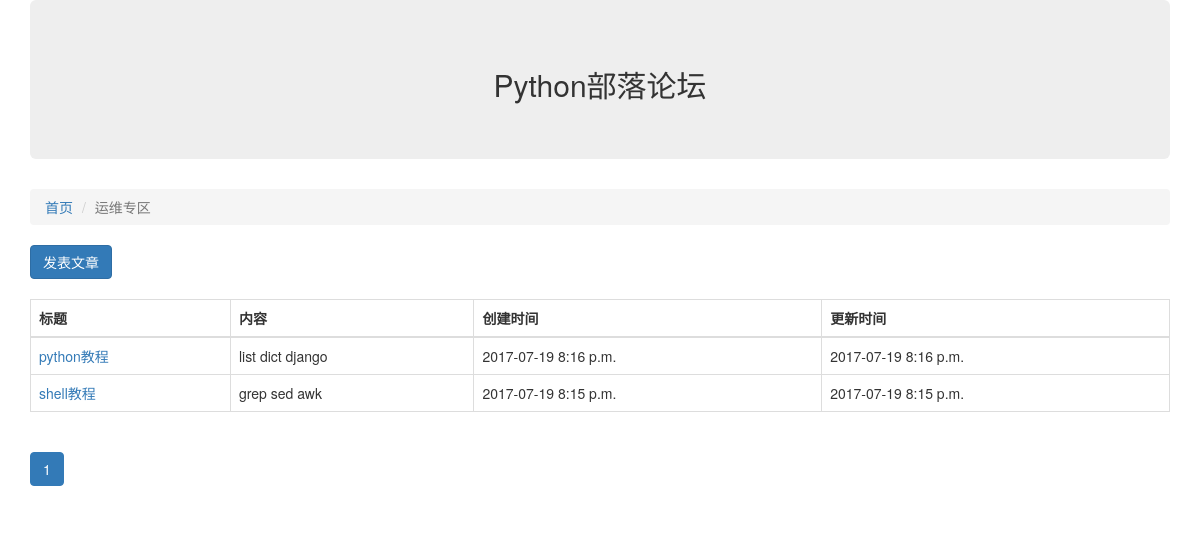
The app's page /article/list/1, older data.
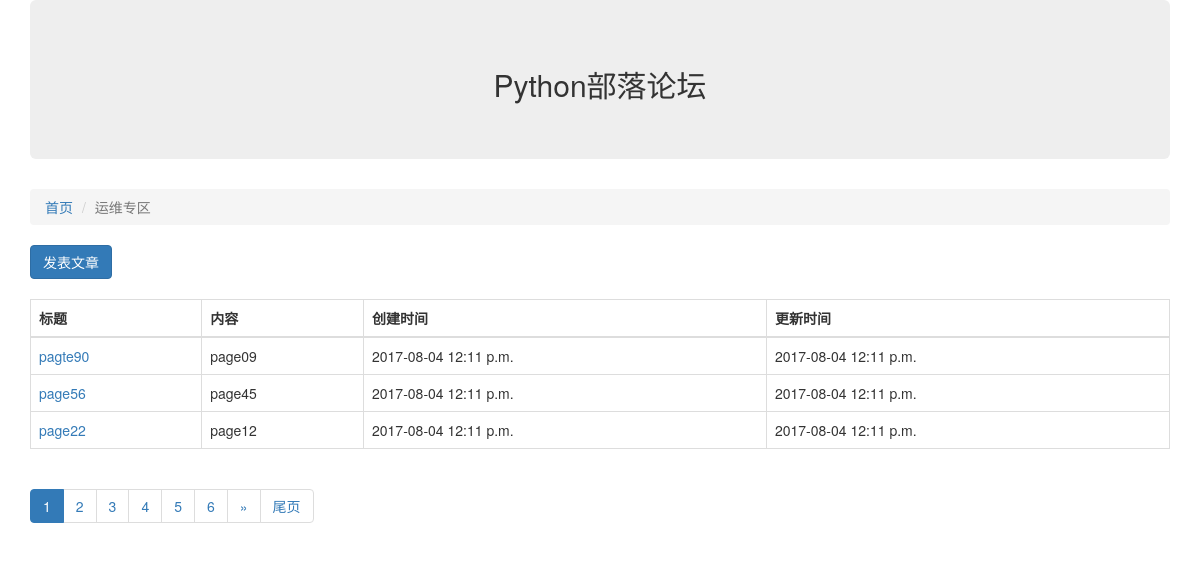
The same page, newer data.
### article/models.py (models this page shows, shortened)
class Article(models.Model):
    owner = models.ForeignKey(User,verbose_name="作者")
    block = models.ForeignKey(Block, verbose_name="板块ID")
    title = models.CharField("标题",max_length=100)
    content = models.CharField("内容",max_length=10000)
    status = models.IntegerField("状态",choices=((0,"正常"),(-1,"删除")))
    create_timestamp = models.DateTimeField("创建时间",auto_now_add=True)
    last_update_timestamp = models.DateTimeField("随后更新时间",auto_now=True)
    class Meta:
        verbose_name = "文章"
        verbose_name_plural = "文章很多"

### article/views.py (the view)
# urls.py: url(r'^list/(?P<block_id>\d+)',article_list),
def article_list(request,block_id):
    page_no = int(request.GET.get("page_no","1"))
    ARTICLE_CNT_1PAGE = 3
    block_id = int(block_id)
    block = Block.objects.get(id=block_id)
    all_articles = Article.objects.filter(block=block,status=0).order_by("-id")
    p = Paginator(all_articles,ARTICLE_CNT_1PAGE)
    page = p.page(page_no)
    page_cnt = p.num_pages
    page_links = [i for i in range(page_no-5,page_no+6) if i>0 and i<=page_cnt]
    pre_links = [i for i in range(page_no-5,page_no) if i>0 and i<=page_cnt]
    post_links = [i for i in range(page_no+1,page_no+6) if i>0 and i<=page_cnt]
    current_no = page_no
    previous_link = page_links[0]-1
    previous_page = current_no-1
    next_link = page_links[-1]+1
    next_page = current_no+1
    has_previous = (previous_link>0)
    has_next = (next_link <= page_cnt)
    article_objs = page.object_list
    if has_previous > 0 and has_next >0:
        return render(request,"article_list.html",{"articles":article_objs,"b":block,"has_previous":has_previous,"has_next":has_next,"previous_page":previous_page,"next_page":next_page,"page_cnt":page_cnt,"pre_links":pre_links,"post_links":post_links,"current_no":current_no})
    elif has_previous > 0:
        return render(request,"article_list.html",{"articles":article_objs,"b":block,"has_previous":has_previous,"previous_page":previous_page,"pre_links":pre_links,"post_links":post_links,"current_no":current_no})
    elif has_next >0:
        return render(request,"article_list.html",{"articles":article_objs,"b":block,"has_next":has_next,"next_page":next_link,"page_cnt":page_cnt,"pre_links":pre_links,"post_links":post_links,"current_no":current_no})
    else:
        return render(request,"article_list.html",{"articles":article_objs,"b":block,"pre_links":pre_links,"post_links":post_links,"current_no":current_no})

### article/templates/article_list.html (shortened to what this page needs)
<!doctype html>
<html>
 <head>
   <link rel="stylesheet" href="/static/css/bootstrap.min.css" />
 </head>
 <body>
 <div class="container">
   <div class="row">
     <div class="col-xs-12 col-md-12">
       <div class="jumbotron">
        <center><h2>Python部落论坛</h1></center>
       </div>
     </div>
   </div>
   <div class="row">
    <div class="col-xs-12 col-md-12">
     <ol class="breadcrumb">
	   <li><a href="/">首页</a></li>
	   <li class="active">{{ b.name }}</li>
	 </ol>
	 <a href="/article/create/{{ b.id }}" class="btn btn-primary">发表文章</a>
	 <br />
	 <br />
    </div>
   </div>
   <div class="row">
    <div class="col-xs-12 col-md-12">
     <table class="table table-bordered">
	   <thead>
	     <tr>
		   <th>标题</th>
		   <th>内容</th>
		   <th>创建时间</th>
		   <th>更新时间</th>
		 </tr>
	   </thead>
	   <tbody>
	     {% for article in articles %}
		 <tr>
                   <td><a href="/article/detail/{{ article.id }}">{{ article.title }}</a></td>
		   <td>{{ article.content }}</td>
		   <td>{{ article.create_timestamp|date:"Y-m-d P" }}</td>
		   <td>{{ article.last_update_timestamp|date:"Y-m-d P" }}</td>
		 </tr>
		 {% endfor %}
	   </tbody>
	  </table>
    </div>
   </div>
   <nav>
    <ul class="pagination">
       <li class="active">
         <a href="?page_no={{current_no}}">{{current_no}}</a>
       </li>
     {% for i in post_links %}
       <li>
         <a href="?page_no={{i}}">{{i}}</a>
       </li>
     {% endfor %}
     {% if has_next %}
       <li>
            <a href="?page_no={{next_page}}">&raquo;</a>
       </li>
       <li>
            <a href="?page_no={{page_cnt}}">尾页</a>
       </li>
     {% endif %}
  </ul>
</nav>
  </div>
 </body>
</html>

Row changes from the older to the newer data that the page shows:
no longer on this page (row unchanged): Article: title "python教程", content "list dict django", create_timestamp "2017-07-19 8:16 p.m.", last_update_timestamp "2017-07-19 8:16 p.m."
no longer on this page (row unchanged): Article: title "shell教程", content "grep sed awk", create_timestamp "2017-07-19 8:15 p.m.", last_update_timestamp "2017-07-19 8:15 p.m."
added Article: title "pagte90", content "page09", create_timestamp "2017-08-04 12:11 p.m.", last_update_timestamp "2017-08-04 12:11 p.m."
added Article: title "page56", content "page45", create_timestamp "2017-08-04 12:11 p.m.", last_update_timestamp "2017-08-04 12:11 p.m."
added Article: title "page22", content "page12", create_timestamp "2017-08-04 12:11 p.m.", last_update_timestamp "2017-08-04 12:11 p.m."
Text that changed along with them:
new list line: "2"
new list line: "3"
new list line: "4"
new list line: "5"
new list line: "6"
text now shown: "» 尾页"
